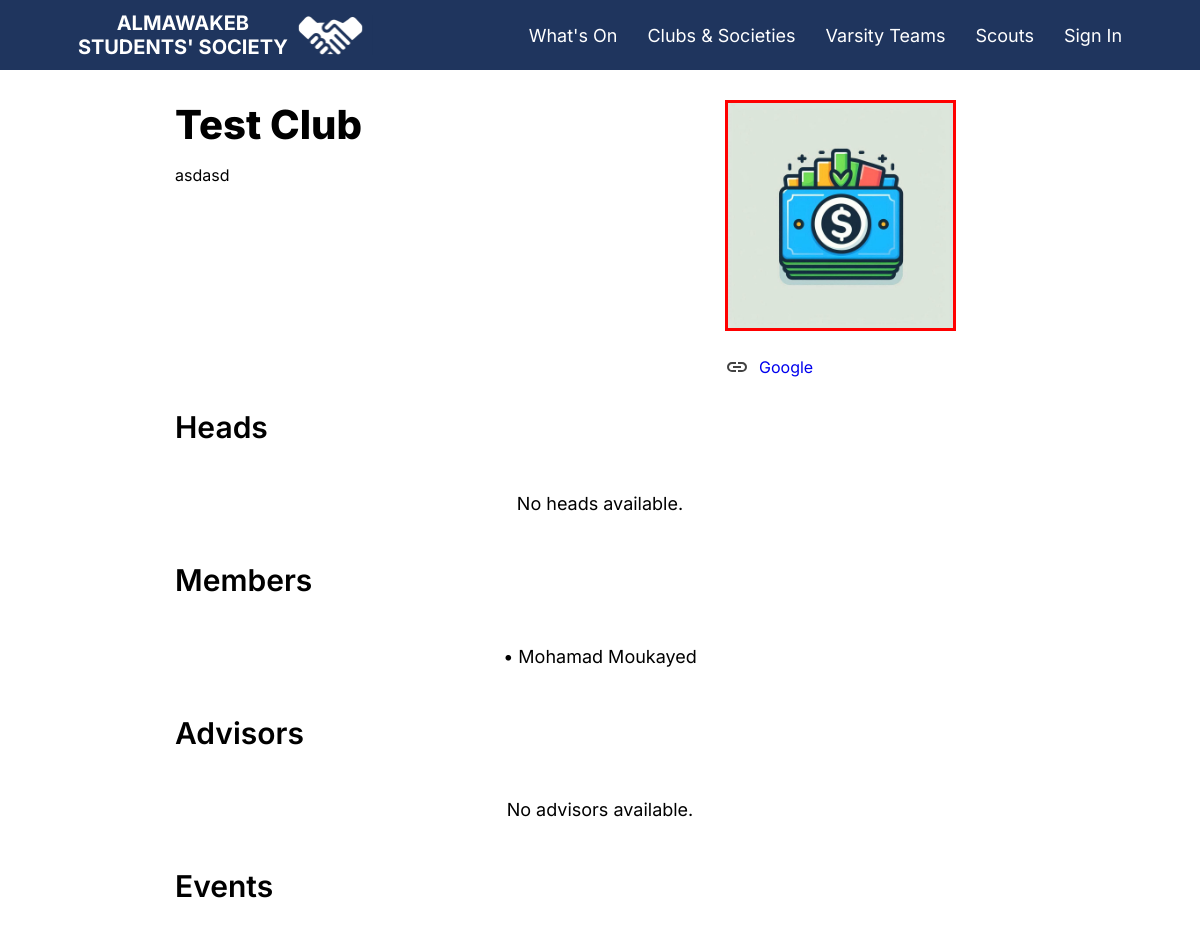
Page /Club/Detail/3/ (upper part) on the earlier database version.
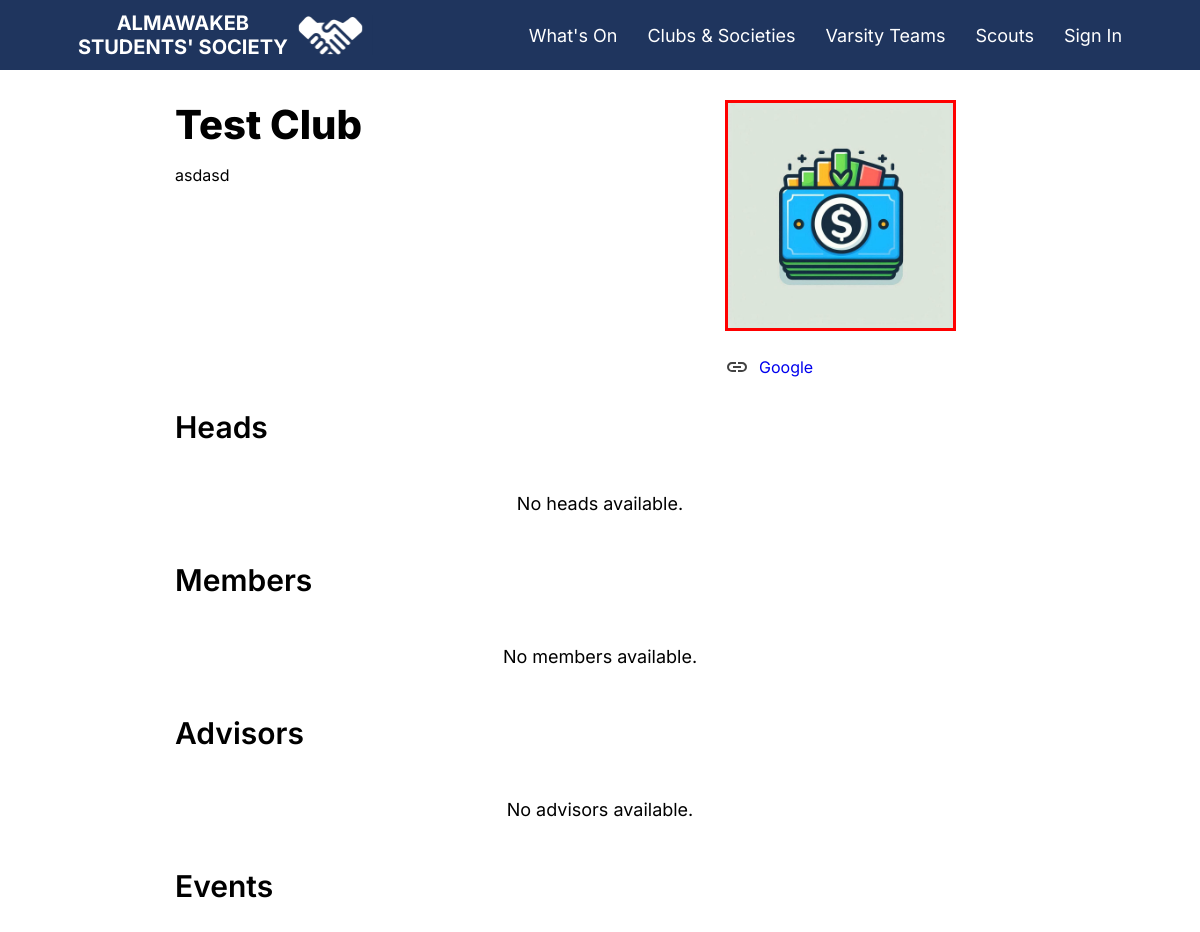
Same page on the later database version.
### mainapp/models.py (models this page shows, shortened)
class Links(models.Model):
    name = models.CharField(max_length=10000)
    link = models.URLField()

class User(AbstractBaseUser, PermissionsMixin):
    name = models.CharField(max_length=255)
    email = models.EmailField(verbose_name="email", max_length=60, unique=True)
    is_admin = models.BooleanField(default=False)
    is_staff = models.BooleanField(default=False)
    is_active = models.BooleanField(default=True)
    associated_student = models.ForeignKey("Student",null=True, blank=True, on_delete=models.CASCADE)
    associated_faculty = models.ForeignKey("Faculty",null=True, blank=True, on_delete=models.CASCADE)
    associated_clubs = models.ManyToManyField("Club", blank=True,related_name="associated_clubs")
    associated_varsities = models.ManyToManyField("Varsity", blank=True,related_name="associated_varsity")
    objects = UserManager()
    USERNAME_FIELD = 'email'
    REQUIRED_FIELDS = ['name']

### mainapp/views.py (the view)
# urls.py: path("Club/Detail/<int:club_id>/", views.Club_Detail, name="club_detail"),
def Club_Detail(request, club_id):
    club = get_object_or_404(Club, id=club_id)
    events = Event.objects.filter(author=club).order_by("date")
    heads = club.heads.all().order_by('name')
    leadership = club.leadership.all().order_by('name')
    members = club.members.all().order_by('name')
    advisors = club.advisors.all()
    links = club.links.all()
    return render(request, "club_detail.html", {
        'club': club,
        'events': events,
        'heads': heads,
        'leadership': leadership,
        'members': members.order_by('name'),
        'advisors': advisors,
        'links': links,
    })

### templates/club_detail.html (shortened to what this page needs)
{% extends 'Base.html' %}
{% load static %}
{% block content %}
{% if user.associated_student is not None and club.type == user.associated_student.gender or club.type == "mixed" or user.associated_faculty is not None or user.is_superuser %}
<div>
    <div class="detailsSide">
            <div style="display: flex; justify-content: space-between; flex-direction: column; justify-content: flex-start;">
            <p class="pageTitle" style="margin: 0px;">{{ club.name }}</p>
                <div class="articleDescriptionText">
                    <p>{{ club.about|default_if_none:""|safe }}</p>
                </div>
            </div>
            <div class="linkcontrol">
                <img src="{{ club.logo.url }}" style="border: {{ club.color }} 3px solid;" alt="{{ club.name }} Logo" class="articleCover"><br><br>
                <div style="width: 300px; text-align: center;">
                    {% for link in links %}
                    <div style=" display: flex; align-items: center;">
                        <img src="{% static "../media/images/link.svg" %}">
                        <a class="links" href="{{link.link }}" target="_blank" style="margin-top: 0px;  margin-left: 10px">{{ link.name }}</a>
                    </div>
                    {% endfor %}
                </div>
            </div>
        </div>
        <p class="subtitle">Heads</p>
        <div class="studentGrid">
            {% for head in heads %}
            <div>
                <a href="/Student/Detail/{{head.pk}}" >
                    <img src="{{ head.associated_student.profile_picture.url }}" class="studentPFP" alt="{{ head.name }}" class="profileCover">
                    <p class="text" style="max-width: 200px;">{{ head.name }}</p>
                </a>
            </div>
            {% empty %}
            <p class="text">No heads available.</p>
            {% endfor %}
        </div>
        <p class="subtitle">Members</p>
        <div class="studentGrid">
            {% for member in members %}
            <a href="/Student/Detail/{{member.pk}}">
                <p class="text">• {{ member.name }}</p>
            </a>
            {% empty %}
            <p class="text">No members available.</p>
            {% endfor %}
        </div>
        <p class="subtitle">Advisors</p>
        <div class="studentGrid">
            {% for advisor in advisors %}
            <a href="/Faculty/Detail/{{advisor.pk}}">
                <img src="{{ advisor.associated_faculty.profile_picture.url }}" alt="{{ advisor.name }}" class="studentPFP profileCover">
                <p class="text" style="max-width: 200px;">{{ advisor.name }}</p>
            </a>
            {% empty %}
            <p class="text">No advisors available.</p>
            {% endfor %}
        </div>
        <p class="subtitle">Events</p>
    </div>
</div>
{% endif %}
{% endblock %}

Differences in the rows shown:
removed User: name "Mohamad Moukayed"
Other differences:
text now shown: "No members available."
